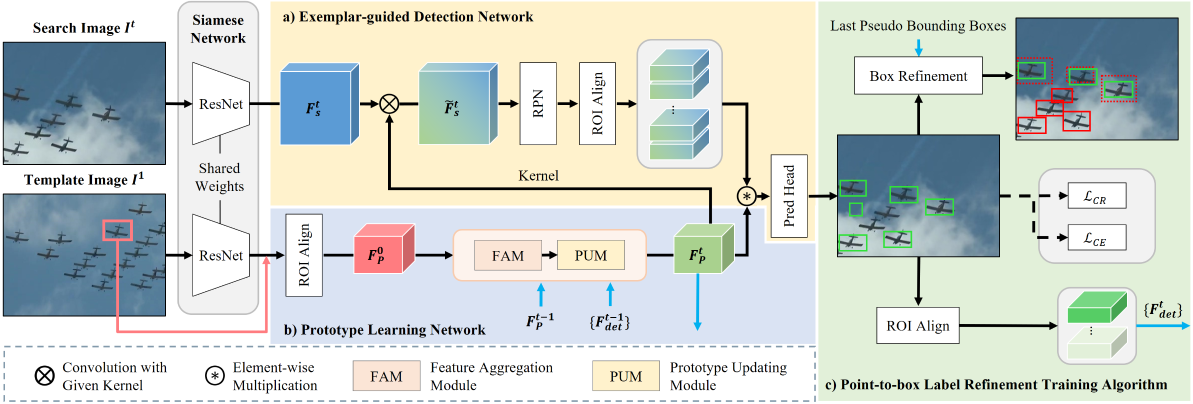
#> input picture framework.png, 2386 x 807 px (shown at 1/2 size)
$ python -i image.py   (imports and definitions only)
#> lines starting #> are read from the running program, lines starting #| are printed output that depends on the picture
import cv2
import numpy as np
from PIL import Image


def show_image(img, bboxes=None, bbox_fmt='ltrb', colors=None,
               thickness=3, fig=1, delay=1, max_size=640,
               visualize=True, cvt_code=cv2.COLOR_RGB2BGR):
#> called with bbox_fmt = 'ltrb', thickness = 3, fig = 1, delay = 1, max_size = 640, visualize = True, cvt_code = 4
    if cvt_code is not None:
        img = cv2.cvtColor(img, cvt_code)
#> img is the input picture: shape (807, 2386, 3); mean B, G, R 206, 211.7, 204.3

    # resize img if necessary
    if max(img.shape[:2]) > max_size:
        scale = max_size / max(img.shape[:2])
#> scale = 0.268
        out_size = (
            int(img.shape[1] * scale),
            int(img.shape[0] * scale))
#> out_size = (640, 216)
        img = cv2.resize(img, out_size)
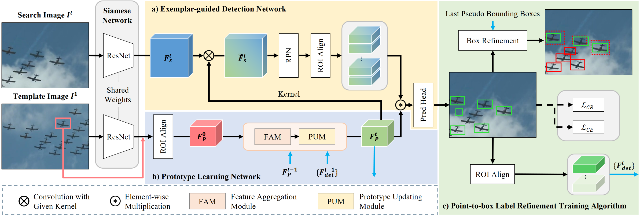
#> img: shape (216, 640, 3); mean B, G, R 206.2, 211.9, 204.4
        if bboxes is not None:
            bboxes = np.array(bboxes, dtype=np.float32) * scale

    if bboxes is not None:
        assert bbox_fmt in ['ltwh', 'ltrb']
        bboxes = np.array(bboxes, dtype=np.int32)
        if bboxes.ndim == 1:
            bboxes = np.expand_dims(bboxes, axis=0)
        if bboxes.shape[1] == 4 and bbox_fmt == 'ltwh':
            bboxes[:, 2:] = bboxes[:, :2] + bboxes[:, 2:] - 1

        # clip bounding boxes
        h, w = img.shape[:2]
        bboxes[:, 0::2] = np.clip(bboxes[:, 0::2], 0, w)
        bboxes[:, 1::2] = np.clip(bboxes[:, 1::2], 0, h)

        if colors is None:
            colors = [
                (0, 0, 255),
                (0, 255, 0),
                (255, 0, 0),
                (0, 255, 255),
                (255, 0, 255),
                (255, 255, 0),
                (0, 0, 128),
                (0, 128, 0),
                (128, 0, 0),
                (0, 128, 128),
                (128, 0, 128),
                (128, 128, 0)]
        colors = np.array(colors, dtype=np.int32)
        if colors.ndim == 1:
            colors = np.expand_dims(colors, axis=0)

        for i, bbox in enumerate(bboxes):
            color = colors[i % len(colors)]
            if len(bbox) == 4:
                pt1 = (int(bbox[0]), int(bbox[1]))
                pt2 = (int(bbox[2]), int(bbox[3]))
                img = cv2.rectangle(img, pt1, pt2, color.tolist(), thickness)
            else:
                pts = bbox.reshape(-1, 2)
                img = cv2.polylines(img, [pts], True, color.tolist(), thickness)

    if visualize:
        if isinstance(fig, str):
            winname = fig
        else:
            winname = 'window_{}'.format(fig)
        cv2.imshow(winname, img)
        cv2.waitKey(delay)

    if cvt_code in [cv2.COLOR_RGB2BGR, cv2.COLOR_BGR2RGB]:
        img = cv2.cvtColor(img, cv2.COLOR_BGR2RGB)

    return img


def read_image(filename, color_fmt='RGB'):
    assert color_fmt in Image.MODES
    img = Image.open(filename)
    if not img.mode == color_fmt:
        img = img.convert(color_fmt)
    return np.asarray(img)

>>> import cv2
>>> picture = cv2.cvtColor(cv2.imread('../framework.png'), cv2.COLOR_BGR2RGB)
>>> result = show_image(picture)
